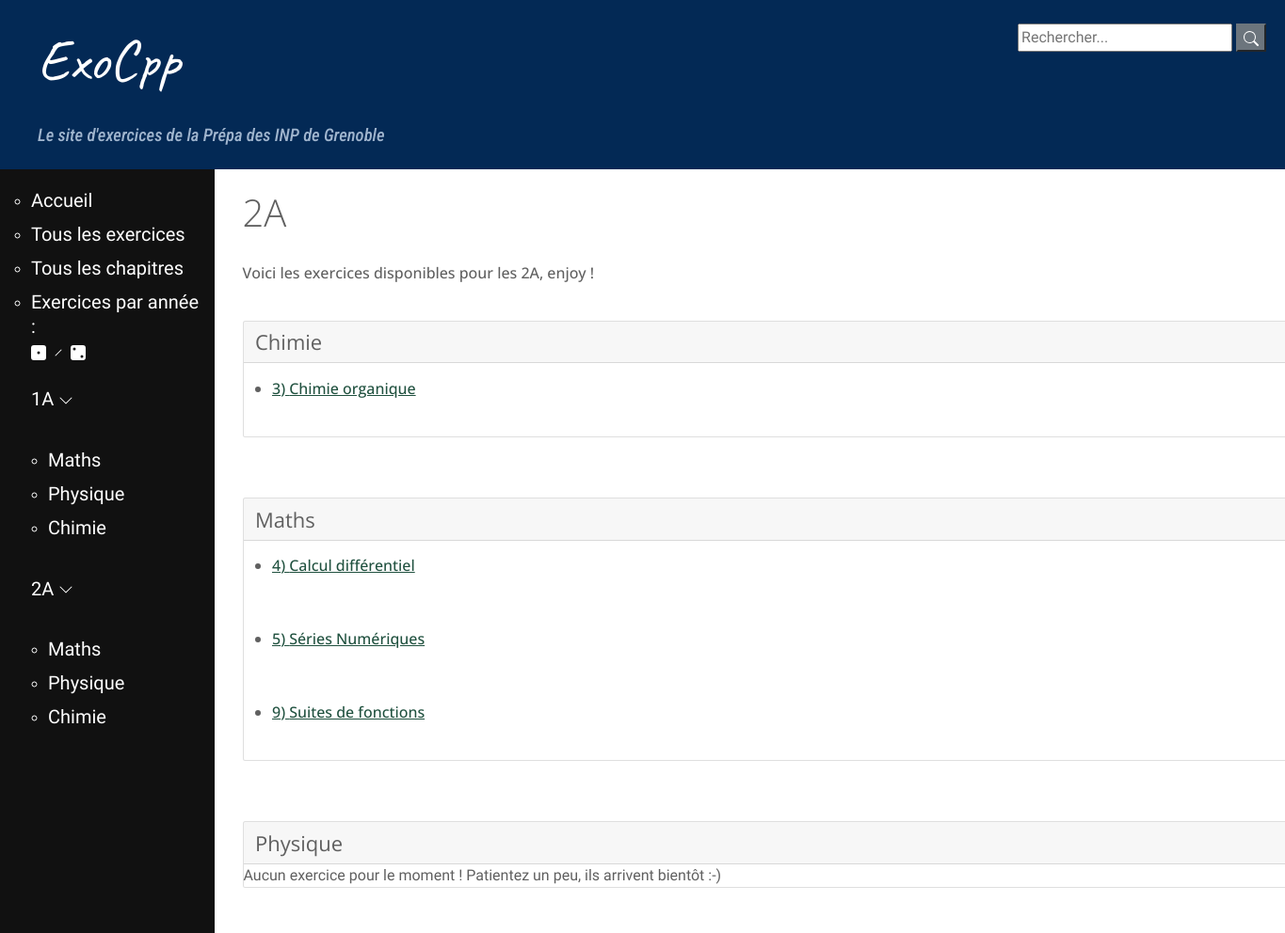
Page /2A on the committed database.
### exo/models.py (models this page shows, shortened)
class Chapitre(models.Model):
    annee = models.CharField(max_length=2, choices = [('1A', 'Première année'),
        ('2A', 'Deuxième année')])
    matiere = models.CharField(max_length=40 , choices = MATIERES)
    nom = models.CharField(max_length=200, null=False)
    numero = models.IntegerField(null=True, help_text="Vous pouvez numéroter le chapitre/module \
        pour permettre un classement dans l'ordre du programme (recommandé, \
        la valeur par défaut est 1)", default=1)
    def get_absolute_url(self):
        return reverse('chapitre-details', args=[str(self.id)])

### exo/views.py (the view)
# urls.py: path('2A', views.all_2A, name="2A"),
def all_2A(request):
	deux_list = Chapitre.objects.filter(annee='2A').order_by('matiere', 'numero')
	m_list = Chapitre.objects.filter(annee='2A').filter(matiere='Maths').order_by('numero')
	p_list = Chapitre.objects.filter(annee='2A', matiere='Physique').order_by('numero')
	c_list = Chapitre.objects.filter(annee='2A', matiere='Chimie').order_by('numero')
	return render(request, 'exo/2A.html', {'deux_list' : deux_list, 'm_list' : m_list,
		'p_list' : p_list, 'c_list' : c_list})

### exo/templates/exo/2A.html (shortened to what this page needs)
{% extends 'base_generic.html' %}
{% block content %}
	<h1>2A</h1>
  	<h6>Voici les exercices disponibles pour les 2A, enjoy !</h6>
		<div class="card">
			  <h4 class="card-header">Chimie</h4>
			{% for chapitre in c_list %}
				<div class="card-body">
			    	<h6 class="card-title"><ul><li><a href="{{ chapitre.get_absolute_url }}">{{ chapitre.numero }}) {{ chapitre.nom }}</a></li></ul></h6>
			  	</div>
			{% endfor %}
		</div>
		<br/>
		<div class="card">
			  <h4 class="card-header">Maths</h4>
			{% for chapitre in m_list %}
				<div class="card-body">
			    	<h6 class="card-title"><ul><li><a href="{{ chapitre.get_absolute_url }}">{{ chapitre.numero }}) {{ chapitre.nom }}</a></li></ul></h6>
			  	</div>
			{% endfor %}
		</div>
		<br/>
		<div class="card">
			  <h4 class="card-header">Physique</h4>
			  {% if p_list.count == 0 %}
	  			Aucun exercice pour le moment ! Patientez un peu, ils arrivent bientôt :-)
			  {% endif %}
		</div>
{% endblock %}

### exo/static/css/styles.css (style rules this page uses)
html, body { height: 100% }
h6 { line-height: 50%; }
.card { margin-top: 40px; }

### exo/static/css/styles2.css (style rules this page uses)
html { -ms-text-size-adjust:100%;-webkit-text-size-adjust:100%;font-family:sans-serif }
body { margin:0 }
a { background-color:transparent }
h1 { font-size:2em;margin:0.67em 0 }
* { -webkit-box-sizing:border-box;box-sizing:border-box }
*:before,*:after { -webkit-box-sizing:border-box;box-sizing:border-box }
html { -webkit-tap-highlight-color:transparent;font-size:10px }
body { background-color:#fff;color:#333;font-family:"Helvetica Neue", Helvetica, Arial, sans-serif;font-size:14px;line-height:1.42857143 }
a { color:#337ab7;text-decoration:none }
html * { text-rendering:optimizeLegibility;-webkit-font-smoothing:antialiased;-moz-osx-font-smoothing:grayscale }
html { font-size:10px;-webkit-tap-highlight-color:transparent }
body { font-family:"Work Sans",Helvetica,Arial,sans-serif;font-size:16px;font-weight:normal;line-height:1.5;color:#606060;background-color:#fff;background-position:center;background-repeat:no-repeat;background-size:cover;overflow-x:hidden; overflow-y:auto }
a { color:#77cde3;text-decoration:underline;-webkit-transition:color 0.3s;transition:color 0.3s }
h1,h2,h3,h4,h5,h6,.h1,.h2,.product-info .product_title,.product-info .price,.h3,.h4,.h5,.h6 { line-height:1.3;color:#606060;margin-top:0 }
h1,.h1 { margin-bottom:28px }
h4,.h4 { margin-bottom:17px }
h5,h6,.h5,.h6 { margin-bottom:12px }
h1,.h1 { font-size:40px;font-weight:300;font-style:normal;text-transform:none }
h4,.h4 { font-size:22px;font-weight:400;font-style:normal;text-transform:none }
h6,.h6 { font-size:16px;font-weight:500;font-style:normal;text-transform:none }
.text-success, ul,ol { line-height:1.8;padding-left:18px;margin-top:0;margin-bottom:24px }

### exo/templates/base_generic.html (style rules this page uses)
a, a:hover { color: #20513f; }
h1, h2, h3, h4, h5, h6, .h1, .h2, .product-info .product_title, .product-info .price, .h3, .h4, .h5, .h6 { font-family: 'Open Sans', Helvetica, Arial, sans-serif; }
a { font-family: 'Open Sans', Helvetica, Arial, sans-serif; }

### rows in the picture
Chapitre: numero "3", nom "Chimie organique"
Chapitre: numero "4", nom "Calcul différentiel"
Chapitre: numero "5", nom "Séries Numériques"
Chapitre: numero "9", nom "Suites de fonctions"
